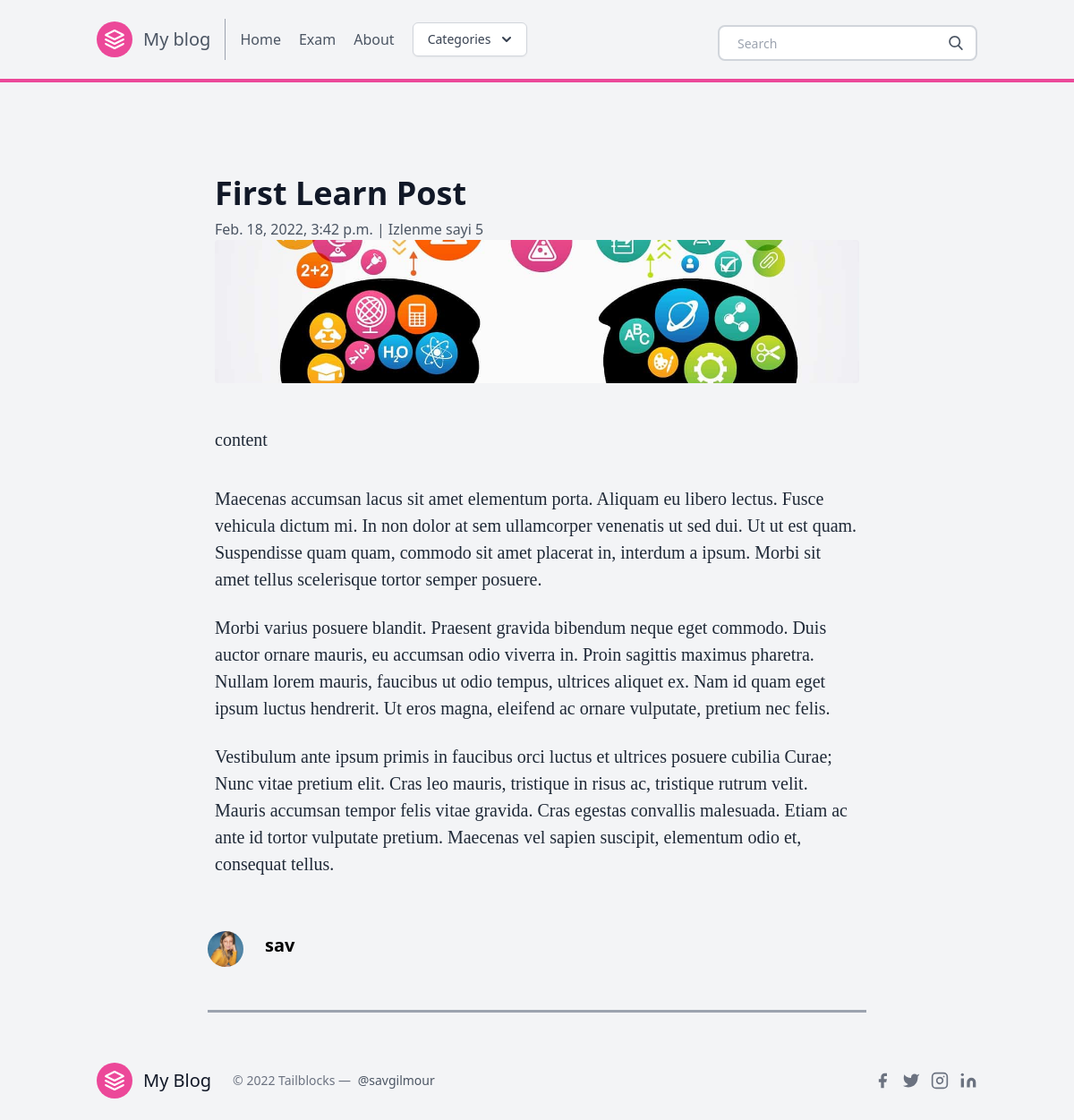
/post/learn-post-1/, run on the app's committed database.
### posts/models.py (models this page shows, shortened)
class Post(models.Model):
    title = models.CharField(max_length=100)
    slug = models.SlugField()
    overview = models.TextField()
    timestamp = models.DateTimeField(auto_now_add=True)
    content = models.TextField()
    author = models.ForeignKey(Author, on_delete=models.CASCADE)
    thumbnail = models.ImageField()
    categories = models.ManyToManyField(Category)
    featured = models.BooleanField()
    views = models.IntegerField(default=0)
    def update_views(self, *args, **kwargs):
        self.views = self.views + 1
        super(Post, self).save(*args, **kwargs)

class Author(models.Model):
    user = models.OneToOneField(User, on_delete=models.CASCADE)
    profile_picture = models.ImageField()
    def __str__(self):
        return self.user.username

### posts/views.py (the view)
# urls.py: path('post/<slug>/', post, name = 'post'),
def post (request,slug):
    post = Post.objects.get(slug = slug)
    latest = Post.objects.order_by('-timestamp')[:3]
    context = {
        'post': post,
        'latest': latest,
    }
    return render(request, 'post.html', context)

### posts/templatetags/markdown_extras.py (called while the page is built)
@register.filter()
@stringfilter
def markdown(value):
    return md.markdown(value, extensions=['markdown.extensions.fenced_code'])

@register.simple_tag
def get_categories():
    return Category.objects.all()

### templates/post.html (shortened to what this page needs)
{% extends 'base.html' %}
{% load markdown_extras %}
{% block content %}
<body class="bg-gray-100 font-sans leading-normal tracking-normal">
	<div class="container w-full md:max-w-3xl mx-auto pt-20" onload="{{post.update_views}}">
		<div class="w-full px-4 md:px-6 text-xl text-gray-800 leading-normal" style="font-family:Georgia,serif;">
			<div class="font-sans">
						<h1 class="font-bold font-sans break-normal text-gray-900 pt-6 pb-2 text-3xl md:text-4xl">
						{{ post.title }}</h1>
						<p class="text-sm md:text-base font-normal text-gray-600">
						{{ post.timestamp}} | Izlenme sayi {{  post.views }}
						{{ obj.timestamp}}</p>
						<img class="h-40 rounded w-full object-cover object-center mb-6" src="{{ post.thumbnail.url }}" alt="content">
			</div>
			<div class="py-6">
			{{ post.content | markdown | safe }}
			</div>
			<ol>
				<li class="py-3">Maecenas accumsan lacus sit amet elementum porta. Aliquam eu libero lectus. Fusce vehicula dictum mi. In non dolor at sem ullamcorper venenatis ut sed dui. Ut ut est quam. Suspendisse quam quam, commodo sit amet placerat in, interdum a ipsum. Morbi sit amet tellus scelerisque tortor semper posuere.</li>
				<li class="py-3">Morbi varius posuere blandit. Praesent gravida bibendum neque eget commodo. Duis auctor ornare mauris, eu accumsan odio viverra in. Proin sagittis maximus pharetra. Nullam lorem mauris, faucibus ut odio tempus, ultrices aliquet ex. Nam id quam eget ipsum luctus hendrerit. Ut eros magna, eleifend ac ornare vulputate, pretium nec felis.</li>
				<li class="py-3">Vestibulum ante ipsum primis in faucibus orci luctus et ultrices posuere cubilia Curae; Nunc vitae pretium elit. Cras leo mauris, tristique in risus ac, tristique rutrum velit. Mauris accumsan tempor felis vitae gravida. Cras egestas convallis malesuada. Etiam ac ante id tortor vulputate pretium. Maecenas vel sapien suscipit, elementum odio et, consequat tellus.</li>
			</ol>
		</div>
		<a href="{% url 'author' post.author.user_id %}" type="submit" >
		<div class="flex w-full items-center font-sans px-4 py-12">
			<img class="w-10 h-10 rounded-full mr-4" src="{{ post.author.profile_picture.url }}">
			<div class="flex-1 px-2">
				<p class="text-base font-bold text-base md:text-xl leading-none mb-2">
				{{ post.author }}</p>
			</div>
		</div>
		</a>
		<hr class="border-b-2 border-gray-400 mb-8 mx-4">
	</div>
{% endblock content %}

### data on the page
Post: title "First Learn Post", timestamp "Feb. 18, 2022, 3:42 p.m.", views "5", thumbnail (picture), content "content", author.profile_picture (picture), author "sav"
